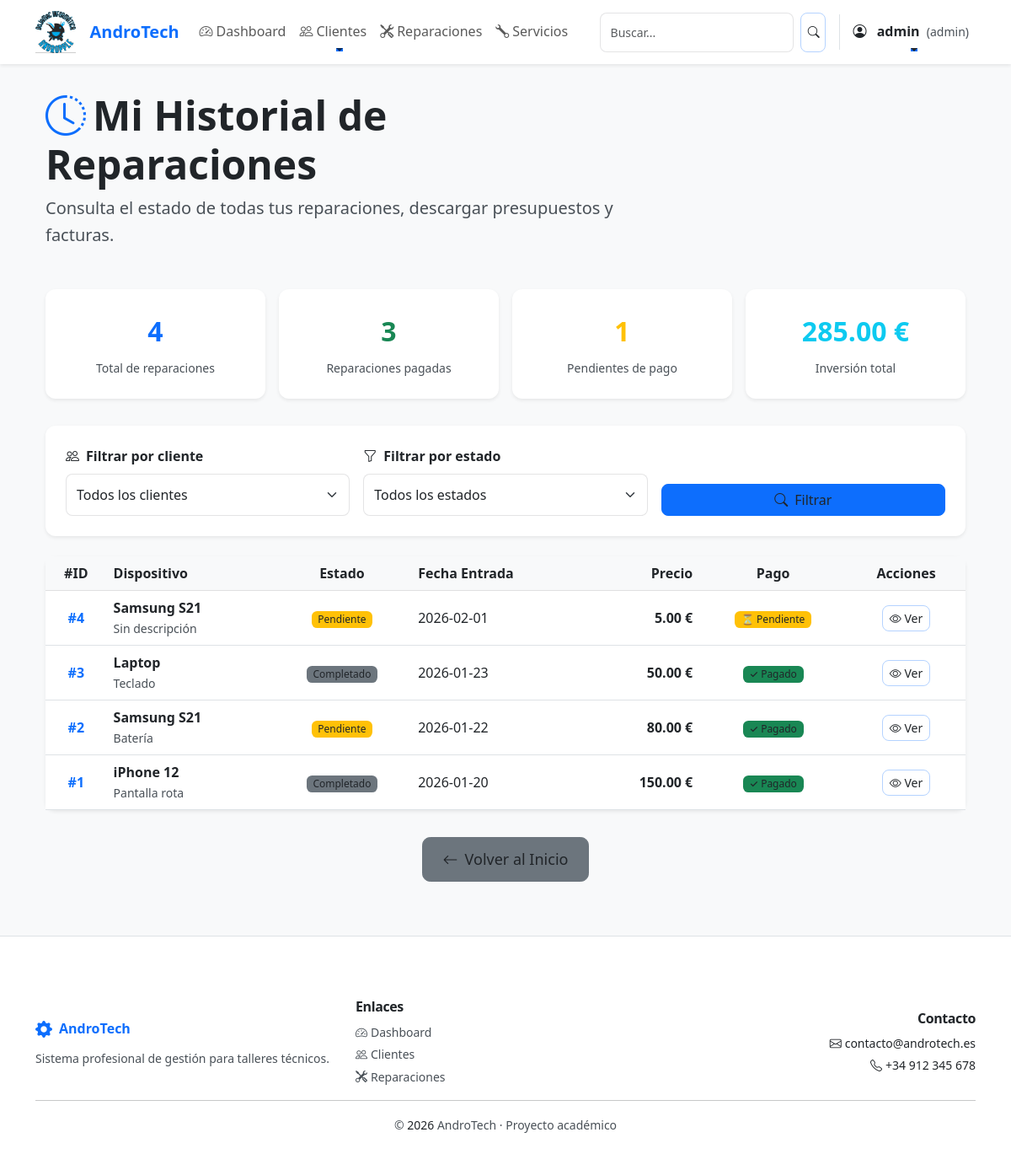
/cliente/historial (signed in), run on an earlier commit of the app's database.
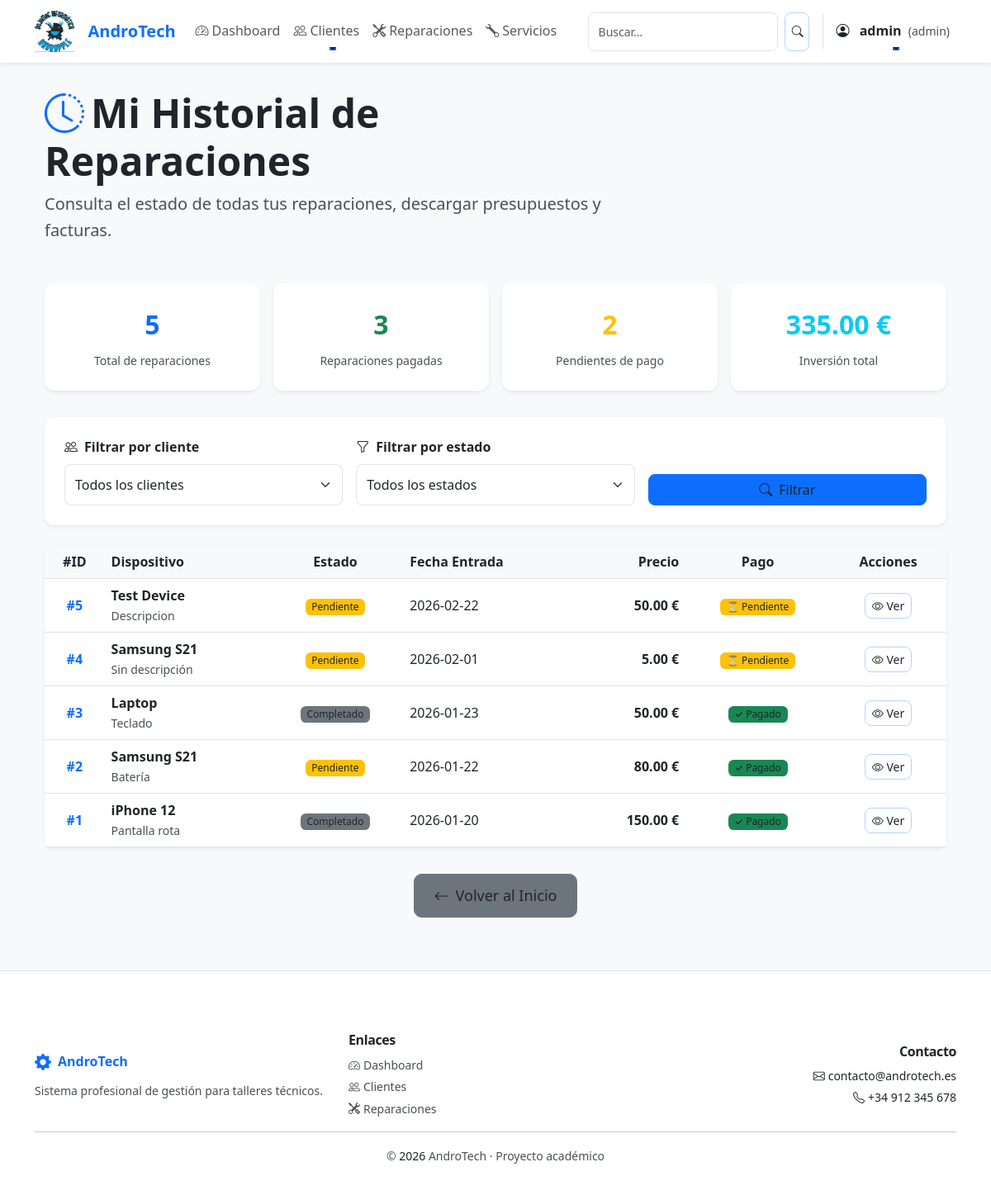
And on a later commit of the database.
### tables this page shows
CREATE TABLE reparaciones (
    id INTEGER PRIMARY KEY AUTOINCREMENT,
    cliente_id INTEGER,
    dispositivo TEXT NOT NULL,
    descripcion TEXT,
    estado TEXT DEFAULT 'Pendiente',
    fecha_entrada TEXT,
    fecha_salida TEXT,
    precio REAL,
    tipo_documento TEXT DEFAULT 'presupuesto',
    estado_pago TEXT DEFAULT 'Pendiente',
    fecha_pago TEXT,
    metodo_pago TEXT,
    FOREIGN KEY (cliente_id) REFERENCES clientes(id)
);

### app.py (the view)
@app.route("/cliente/historial")
@role_required('admin')
def historial_cliente():
    conn = get_db()
    total_reparaciones = conn.execute("SELECT COUNT(*) FROM reparaciones").fetchone()[0]
    pagadas = conn.execute("SELECT COUNT(*) FROM reparaciones WHERE estado_pago = 'Pagado'").fetchone()[0]
    pendientes = conn.execute("SELECT COUNT(*) FROM reparaciones WHERE estado_pago != 'Pagado'").fetchone()[0]
    total_invertido = conn.execute("SELECT IFNULL(SUM(precio), 0) FROM reparaciones WHERE precio IS NOT NULL").fetchone()[0]
    promedio_precio = conn.execute("SELECT IFNULL(AVG(precio), 0) FROM reparaciones WHERE precio IS NOT NULL").fetchone()[0]
    total_completadas = conn.execute("SELECT COUNT(*) FROM reparaciones WHERE estado = 'Terminado' OR estado = 'Entregado'").fetchone()[0]
    estado_filtro = request.args.get('estado', '').strip()
    cliente_filtro = request.args.get('cliente_id', '').strip()
    try:
        page = int(request.args.get('page', 1))
        if page < 1:
            page = 1
    except ValueError:
        page = 1
    per_page = 10
    offset = (page - 1) * per_page
    base_sql = "SELECT reparaciones.*, clientes.nombre AS cliente FROM reparaciones LEFT JOIN clientes ON clientes.id = reparaciones.cliente_id"
    where = []
    params = []
    if estado_filtro:
        where.append("reparaciones.estado = ?")
        params.append(estado_filtro)
    if cliente_filtro:
        where.append("reparaciones.cliente_id = ?")
        params.append(cliente_filtro)
    where_clause = (" WHERE " + " AND ".join(where)) if where else ""
    total_count = conn.execute("SELECT COUNT(*) FROM reparaciones" + where_clause, params).fetchone()[0]
    total_pages = (total_count + per_page - 1) // per_page if total_count > 0 else 1
    reparaciones_rows = conn.execute(base_sql + where_clause + " ORDER BY reparaciones.id DESC LIMIT ? OFFSET ?", params + [per_page, offset]).fetchall()
    reparaciones = [dict(r) for r in reparaciones_rows]
    reparaciones_enriquecidas = []
    for r in reparaciones:
        ultima_actualizacion = conn.execute(
            "SELECT fecha_cambio FROM reparaciones_historial WHERE reparacion_id = ? ORDER BY fecha_cambio DESC LIMIT 1",
            (r['id'],)
        ).fetchone()
        r['ultima_actualizacion'] = ultima_actualizacion['fecha_cambio'] if ultima_actualizacion else None
        reparaciones_enriquecidas.append(r)
    estados = conn.execute("SELECT DISTINCT estado FROM reparaciones ORDER BY estado").fetchall()
    clientes = conn.execute("SELECT id, nombre FROM clientes ORDER BY nombre").fetchall()
    conn.close()
    stats = {
        'total_reparaciones': total_reparaciones,
        'pagadas': pagadas,
        'pendientes': pendientes,
        'total_invertido': total_invertido or 0,
        'promedio_precio': promedio_precio or 0,
        'total_completadas': total_completadas,
    }
    return render_template('historial_cliente.html', reparaciones=reparaciones_enriquecidas, stats=stats, estados=estados, clientes=clientes, estado_filtro=estado_filtro, cliente_filtro=cliente_filtro, page=page, total_pages=total_pages)

### templates/historial_cliente.html (shortened to what this page needs)
{% extends "base.html" %}
{% block content %}
<div class="container py-5">
    <div class="row mb-5">
        <div class="col-lg-8">
            <h1 class="display-5 fw-bold mb-2">
                <i class="bi bi-clock-history text-primary me-2"></i>Mi Historial de Reparaciones
            </h1>
            <p class="lead text-muted">Consulta el estado de todas tus reparaciones, descargar presupuestos y facturas.</p>
        </div>
    </div>
    <div class="row g-3 mb-5">
        <div class="col-md-4 col-lg-3">
            <div class="card shadow-sm border-0 h-100">
                <div class="card-body text-center">
                    <div class="fs-2 text-primary fw-bold mb-2">{{ stats.total_reparaciones }}</div>
                    <p class="card-text text-muted small mb-0">Total de reparaciones</p>
                </div>
            </div>
        </div>
        <div class="col-md-4 col-lg-3">
            <div class="card shadow-sm border-0 h-100">
                <div class="card-body text-center">
                    <div class="fs-2 text-success fw-bold mb-2">{{ stats.pagadas }}</div>
                    <p class="card-text text-muted small mb-0">Reparaciones pagadas</p>
                </div>
            </div>
        </div>
        <div class="col-md-4 col-lg-3">
            <div class="card shadow-sm border-0 h-100">
                <div class="card-body text-center">
                    <div class="fs-2 text-warning fw-bold mb-2">{{ stats.pendientes }}</div>
                    <p class="card-text text-muted small mb-0">Pendientes de pago</p>
                </div>
            </div>
        </div>
        <div class="col-md-4 col-lg-3">
            <div class="card shadow-sm border-0 h-100">
                <div class="card-body text-center">
                    <div class="fs-2 text-info fw-bold mb-2">{{ "%.2f"|format(stats.total_invertido) }} €</div>
                    <p class="card-text text-muted small mb-0">Inversión total</p>
                </div>
            </div>
        </div>
    </div>
    <div class="card shadow-sm mb-4 border-0">
        <div class="card-body">
            <form method="GET" class="row g-3 align-items-end">
                <div class="col-md-4">
                    <label for="cliente_id" class="form-label fw-semibold">
                        <i class="bi bi-people me-2"></i>Filtrar por cliente
                    </label>
                    <select id="cliente_id" name="cliente_id" class="form-select">
                        <option value="">Todos los clientes</option>
                    </select>
                </div>
                <div class="col-md-4">
                    <label for="estado" class="form-label fw-semibold">
                        <i class="bi bi-funnel me-2"></i>Filtrar por estado
                    </label>
                    <select id="estado" name="estado" class="form-select">
                        <option value="">Todos los estados</option>
                    </select>
                </div>
                <div class="col-md-4">
                    <button type="submit" class="btn btn-primary w-100">
                        <i class="bi bi-search me-2"></i>Filtrar
                    </button>
                </div>
            </form>
        </div>
    </div>
    {% if not reparaciones %}
    <div class="alert alert-info text-center py-5" role="alert">
        <div class="mb-3">
            <i class="bi bi-inbox" style="font-size: 3rem; color: #0dcaf0;"></i>
        </div>
        <h5 class="alert-heading">No hay reparaciones en tu historial</h5>
        <p class="mb-0">Cuando lleves un dispositivo a reparar, aparecerá aquí el historial completo.</p>
    </div>
    {% else %}
    <div class="card shadow-sm border-0 mb-4">
        <div class="table-responsive">
            <table class="table table-hover mb-0">
                <thead class="table-light">
                    <tr>
                        <th class="text-center">#ID</th>
                        <th>Dispositivo</th>
                        <th class="text-center">Estado</th>
                        <th>Fecha Entrada</th>
                        <th class="text-end">Precio</th>
                        <th class="text-center">Pago</th>
                        <th class="text-center">Acciones</th>
                    </tr>
                </thead>
                <tbody>
                    {% for rep in reparaciones %}
                    <tr class="align-middle">
                        <td class="text-center fw-semibold text-primary">#{{ rep.id }}</td>
                        <td>
                            <div class="fw-semibold">{{ rep.dispositivo }}</div>
                            <small class="text-muted">{{ rep.descripcion[:50] if rep.descripcion else 'Sin descripción' }}</small>
                        </td>
                        <td class="text-center">
                            <span class="badge
                                {% if rep.estado == 'Entregado' %}bg-success
                                {% elif rep.estado == 'Terminado' %}bg-success
                                {% elif rep.estado == 'En proceso' %}bg-primary
                                {% elif rep.estado == 'Pendiente' %}bg-warning text-dark
                                {% else %}bg-secondary{% endif %}
                            ">
                                {{ rep.estado }}
                            </span>
                        </td>
                        <td>
                            {{ rep.fecha_entrada }}
                        </td>
                        <td class="text-end fw-semibold">
                            {% if rep.precio %}
                                {{ "%.2f"|format(rep.precio) }} €
                            {% else %}
                                <span class="text-muted">Pendiente</span>
                            {% endif %}
                        </td>
                        <td class="text-center">
                            {% if rep.estado_pago == 'Pagado' %}
                                <span class="badge bg-success">✓ Pagado</span>
                            {% else %}
                                <span class="badge bg-warning text-dark">⏳ Pendiente</span>
                            {% endif %}
                        </td>
                        <td class="text-center">
                            <button type="button"
                                    class="btn btn-sm btn-outline-primary"
                                    data-bs-toggle="modal"
                                    data-bs-target="#detallesModal{{ rep.id }}">
                                <i class="bi bi-eye"></i> Ver
                            </button>
                        </td>
                    </tr>
                    {% endfor %}
                </tbody>
            </table>
        </div>
    </div>
    {% endif %}
    <div class="row mt-5">
        <div class="col-12 text-center">
            <a href="/" class="btn btn-secondary btn-lg">
                <i class="bi bi-arrow-left me-2"></i>Volver al Inicio
            </a>
        </div>
    </div>
</div>
{% endblock %}

### templates/base.html (shortened to what this page needs)
<!DOCTYPE html>
<html lang="es">
<head>
    <link
        href="https://cdn.jsdelivr.net/npm/bootstrap@5.3.0/dist/css/bootstrap.min.css"
        rel="stylesheet">
        <link rel="stylesheet" href="{{ url_for('static', filename='css/style.css') }}">
        <link rel="stylesheet"
            href="https://cdn.jsdelivr.net/npm/bootstrap-icons@1.11.1/font/bootstrap-icons.css">
</head>
<body class="bg-light">
<nav class="navbar navbar-expand-lg navbar-light bg-white shadow-sm sticky-top">
    <div class="container">
        <a class="navbar-brand d-flex align-items-center" href="/">
            <img src="{{ url_for('static', filename='imagenes/logo.jpg') }}" alt="AndroTech" style="height: 50px; width: auto; object-fit: contain;" class="me-3">
            <span class="fw-bold text-primary fs-5">AndroTech</span>
        </a>
        <div class="collapse navbar-collapse" id="navbarContent">
            {% if session.usuario %}
                <ul class="navbar-nav me-auto">
                    <li class="nav-item">
                        <a class="nav-link {% if request.endpoint == 'dashboard' %}active fw-semibold{% endif %}"
                           href="/dashboard">
                            <i class="bi bi-speedometer2 me-1"></i>Dashboard
                        </a>
                    </li>
                    <li class="nav-item dropdown">
                        <a class="nav-link dropdown-toggle {% if request.endpoint == 'clientes' %}active fw-semibold{% endif %}"
                           href="#" id="clientesDropdown" role="button" data-bs-toggle="dropdown" aria-expanded="false">
                            <i class="bi bi-people me-1"></i>Clientes
                        </a>
                    </li>
                    <li class="nav-item">
                        <a class="nav-link {% if request.endpoint == 'reparaciones' %}active fw-semibold{% endif %}"
                           href="/reparaciones">
                            <i class="bi bi-tools me-1"></i>Reparaciones
                        </a>
                    </li>
                    <li class="nav-item">
                        <a class="nav-link {% if request.endpoint == 'servicios' %}active fw-semibold{% endif %}"
                           href="/servicios">
                            <i class="bi bi-wrench me-1"></i>Servicios
                        </a>
                    </li>
                </ul>
                <form class="d-flex ms-auto me-3" action="/reparaciones" method="get">
                    <input class="form-control form-control-sm me-2" type="search" placeholder="Buscar..." aria-label="Buscar" name="q" value="{{ request.args.get('q','') }}">
                    <button class="btn btn-outline-primary btn-sm" type="submit"><i class="bi bi-search"></i></button>
                </form>
                <ul class="navbar-nav">
                    <li class="nav-item dropdown">
                        <a class="nav-link dropdown-toggle fw-semibold text-dark border-start ps-3"
                           href="#" id="userDropdown" role="button"
                           data-bs-toggle="dropdown" aria-expanded="false">
                            <i class="bi bi-person-circle me-2"></i>
                            {{ session.usuario }}
                            <small class="text-muted ms-1">({{ session.rol }})</small>
                        </a>
                    </li>
                </ul>
            {% endif %}
        </div>
    </div>
</nav>
<div class="container-fluid px-0">
    <div class="container">
        {% block content %}{% endblock %}
    </div>
</div>
<footer class="bg-white border-top mt-5">
    <div class="container py-4">
        <div class="row g-4 align-items-center">
            <div class="col-md-4">
                <div class="d-flex align-items-center mb-2">
                    <i class="bi bi-gear-fill text-primary me-2 fs-5"></i>
                    <span class="fw-bold text-primary fs-6">AndroTech</span>
                </div>
                <p class="text-muted small mb-0">Sistema profesional de gestión para talleres técnicos.</p>
            </div>
            <div class="col-md-4">
                <h6 class="fw-semibold mb-2 text-dark">Enlaces</h6>
                <div class="d-flex flex-column">
                    {% if session.usuario %}
                        <a href="/dashboard" class="text-decoration-none text-muted small mb-1">
                            <i class="bi bi-speedometer2 me-1"></i>Dashboard
                        </a>
                        <a href="/clientes" class="text-decoration-none text-muted small mb-1">
                            <i class="bi bi-people me-1"></i>Clientes
                        </a>
                        <a href="/reparaciones" class="text-decoration-none text-muted small">
                            <i class="bi bi-tools me-1"></i>Reparaciones
                        </a>
                    {% endif %}
                </div>
            </div>
            <div class="col-md-4 text-md-end">
                <h6 class="fw-semibold mb-2 text-dark">Contacto</h6>
                <div class="text-muted small">
                    <div class="mb-1">
                        <i class="bi bi-envelope me-1"></i>contacto@androtech.es
                    </div>
                    <div>
                        <i class="bi bi-telephone me-1"></i>+34 912 345 678
                    </div>
                </div>
            </div>
        </div>
        <hr class="my-3 opacity-25">
        <div class="text-center">
            <small class="text-muted">
                &copy; <span id="footer-year"></span> AndroTech · Proyecto académico
            </small>
        </div>
    </div>
</footer>
</body>
</html>

What changed in the data, as far as the page shows it:
added reparaciones: id "5", dispositivo "Test Device", descripcion "Descripcion", estado "Pendiente", fecha_entrada "2026-02-22", precio "50.00", estado_pago "⏳ Pendiente"
Also different on the page:
{{ stats.total_reparaciones }}: "4" → "5"
{{ stats.pendientes }}: "1" → "2"
{{ "%.2f"|format(stats.total_invertido) }}: "285.00" → "335.00"
